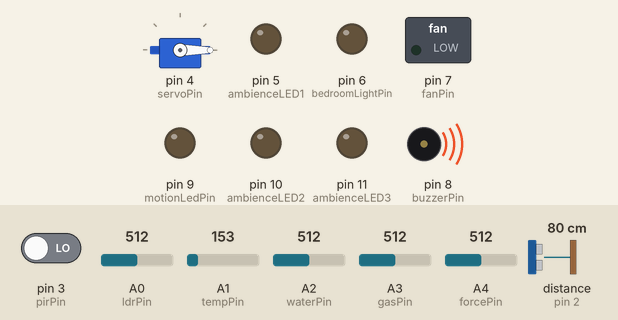
This sketch was run on a simulated Arduino Uno, built with avr-gcc and run on an emulated ATmega328P. Parts: servo, switched loads named in the sketch (green lamp = pin HIGH), output pins drawn as LEDs (lit = HIGH), buzzer (waves = sounding). Wiring (inferred from the names in the program): ultrasonic range finder: trigger pin 2; echo pin 2. Dashed ring = blinking. The inputs (shaded band) are chosen by the test bench; at power-on: A3 (gasPin) = 512, distance to the obstacle (sensor on pin 2) 80 cm, A1 (tempPin) = 153, pin 3 (pirPin) LOW, A0 (ldrPin) = 512, A2 (waterPin) = 512, A4 (forcePin) = 512. The echo pulse lasts 58.3 µs per cm; what the sketch prints to the serial monitor is not drawn.

Above: at 1.2 s.
1.3 s: A3 (gasPin) set to 589
4.3 s: A3 (gasPin) set to 612
At 4.5 s:
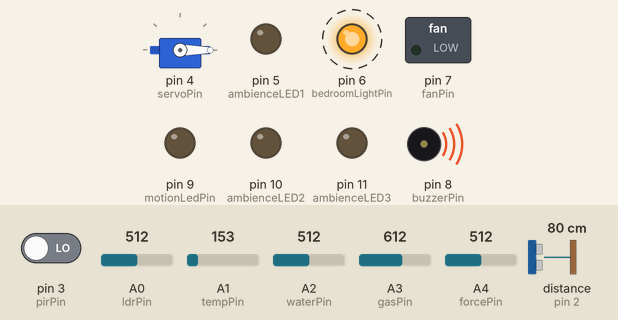
7.3 s: distance to the obstacle (sensor on pin 2) set to 23 cm
10.3 s: distance to the obstacle (sensor on pin 2) set to 19 cm
At 10.62 s:
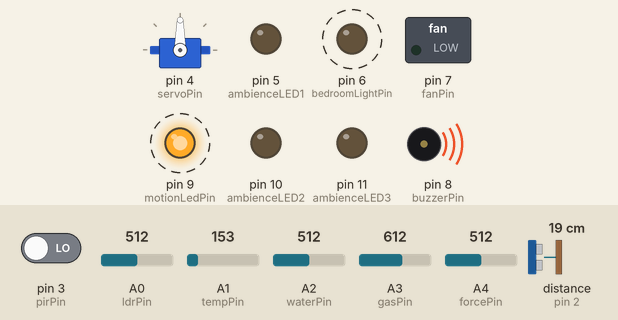
13.3 s: A1 (tempPin) set to 171
At 13.57 s:
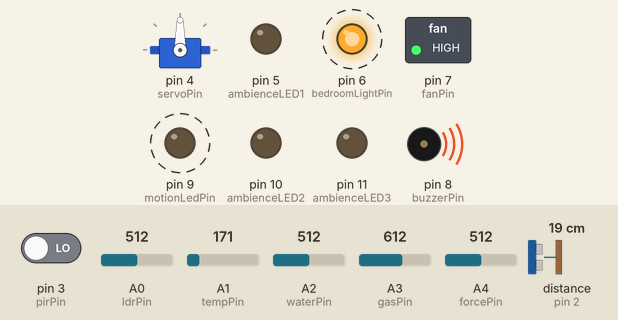
16.3 s: distance to the obstacle (sensor on pin 2) set to 120 cm
At 20.21 s:
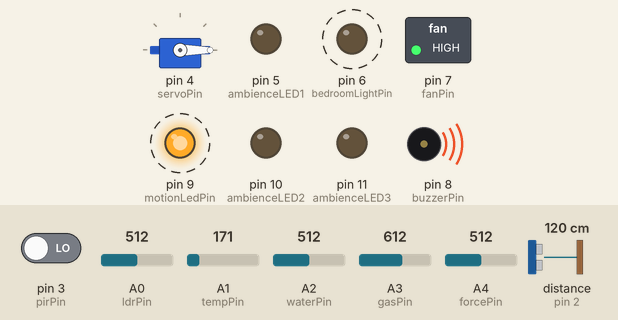
Timing chart, 0 to 20.3 s (numbered marks = the images above; inputs shaded):
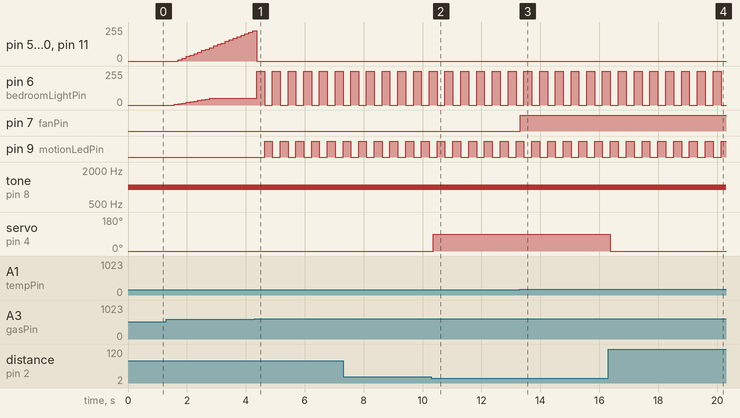

The sketch:

Hackathon_Circuit_breakers_final.ino
```cpp
#include <Servo.h>

// ========== PIN CONNECTIONS ==========

// Door and motion
const int pingPin = 2;
const int pirPin = 3;
const int servoPin = 4;

// Main outputs
const int bedroomLightPin = 6;
const int fanPin = 7;
const int buzzerPin = 8;
const int motionLedPin = 9;

// Three ambience LEDs: PWM pins
const int ambienceLED1 = 5;
const int ambienceLED2 = 10;
const int ambienceLED3 = 11;

// Analog sensors
const int ldrPin = A0;
const int tempPin = A1;
const int waterPin = A2;
const int gasPin = A3;
const int forcePin = A4;


// ========== THRESHOLDS ==========

const int lightThreshold = 500;
const int waterThreshold = 500;
const int gasThreshold = 600;
const int forceThreshold = 500;

const float fanOnTemperature = 30.0;
const float fanOffTemperature = 27.0;


// ========== TIME SETTINGS ==========

const unsigned long pressureTime = 1500;
const unsigned long clearTime = 1000;
const unsigned long blinkInterval = 180;
const unsigned long bedroomFadeInterval = 20;

const unsigned long ambienceFadeTime = 3000;
const unsigned long ambienceCycleTime = 6000;


// ========== VARIABLES ==========

Servo doorServo;

bool roomOccupied = false;
bool fanOn = false;
bool sleepMode = false;
bool pressureTiming = false;
bool emergencyBlink = false;
bool approachArmed = true;
bool previousSleepMode = false;

unsigned long pressureStartTime = 0;
unsigned long clearStartTime = 0;
unsigned long lastBlinkTime = 0;
unsigned long lastBedroomFadeTime = 0;
unsigned long sleepStartTime = 0;

int bedroomBrightness = 0;


// ========== SETUP ==========

void setup() {
  pinMode(pirPin, INPUT);

  pinMode(bedroomLightPin, OUTPUT);
  pinMode(fanPin, OUTPUT);
  pinMode(buzzerPin, OUTPUT);
  pinMode(motionLedPin, OUTPUT);

  pinMode(ambienceLED1, OUTPUT);
  pinMode(ambienceLED2, OUTPUT);
  pinMode(ambienceLED3, OUTPUT);

  doorServo.attach(servoPin);
  doorServo.write(0);

  Serial.begin(9600);
}


// ========== MAIN LOOP ==========

void loop() {
  unsigned long now = millis();


  // 1. AUTOMATIC DOOR USING PING))) SENSOR

  pinMode(pingPin, OUTPUT);

  digitalWrite(pingPin, LOW);
  delayMicroseconds(2);

  digitalWrite(pingPin, HIGH);
  delayMicroseconds(5);

  digitalWrite(pingPin, LOW);

  pinMode(pingPin, INPUT);

  long duration = pulseIn(pingPin, HIGH, 30000);
  int distance = duration * 0.034 / 2;

  bool personNear = (duration > 0 && distance < 20);

  if (personNear) {
    doorServo.write(90);
  } else {
    doorServo.write(0);
  }


  // 2. ROOM OCCUPANCY - OPTION A
  // Each new approach toggles the occupied state.

  if (personNear && approachArmed) {
    roomOccupied = !roomOccupied;
    approachArmed = false;
  }

  if (!personNear) {
    if (clearStartTime == 0) {
      clearStartTime = now;
    }

    if (now - clearStartTime >= clearTime) {
      approachArmed = true;
    }
  } else {
    clearStartTime = 0;
  }


  // 3. READ LDR

  int lightLevel = analogRead(ldrPin);

  // Assumes wiring:
  // 5V -> LDR -> A0 -> 10k resistor -> GND

  bool isDark = (lightLevel < lightThreshold);


  // 4. READ TEMPERATURE

  int tempReading = analogRead(tempPin);

  // TMP36 temperature conversion
  float voltage = tempReading * (5.0 / 1023.0);
  float temperatureC = (voltage - 0.5) * 100.0;


  // 5. FAN CONTROL
  // Fan requires room occupancy AND high temperature.

  if (!roomOccupied) {
    fanOn = false;
  } else {
    if (temperatureC > fanOnTemperature) {
      fanOn = true;
    }

    if (temperatureC < fanOffTemperature) {
      fanOn = false;
    }
  }

  digitalWrite(fanPin, fanOn ? HIGH : LOW);


  // 6. FORCE SENSOR - INDEPENDENT SLEEP MODE
  // Does NOT depend on roomOccupied or the door.

  int forceReading = analogRead(forcePin);

  // Assumes pressure increases the reading.
  bool bedPressed = (forceReading > forceThreshold);

  if (bedPressed) {

    if (!pressureTiming) {
      pressureStartTime = now;
      pressureTiming = true;
    }

    // Require continuous pressure for 1.5 seconds.
    if (now - pressureStartTime >= pressureTime) {
      sleepMode = true;
    }

  } else {
    pressureTiming = false;
    sleepMode = false;
  }


  // Start a fresh ambience cycle when Sleep Mode begins.

  if (sleepMode && !previousSleepMode) {
    sleepStartTime = now;
  }

  previousSleepMode = sleepMode;


  // 7. MOTION DETECTION

  bool motionDetected = (digitalRead(pirPin) == HIGH);


  // 8. WATER DETECTION

  int waterReading = analogRead(waterPin);

  // Assumes higher readings mean water is detected.
  bool waterDetected = (waterReading > waterThreshold);


  // 9. GAS DETECTION

  int gasReading = analogRead(gasPin);

  // Assumes higher readings mean gas is detected.
  bool gasDetected = (gasReading > gasThreshold);


  // 10. BEDROOM LIGHT CONTROL
  // Door approach OR darkness turns the light on.
  // Sleep Mode dims it.

  int targetBrightness;

  if (sleepMode) {
    targetBrightness = 51;  // About 20% brightness
  } else {
    targetBrightness = (personNear || isDark) ? 255 : 0;
  }

  if (now - lastBedroomFadeTime >= bedroomFadeInterval) {
    lastBedroomFadeTime = now;

    if (bedroomBrightness < targetBrightness) {
      bedroomBrightness += 5;

      if (bedroomBrightness > targetBrightness) {
        bedroomBrightness = targetBrightness;
      }

    } else if (bedroomBrightness > targetBrightness) {
      bedroomBrightness -= 5;

      if (bedroomBrightness < targetBrightness) {
        bedroomBrightness = targetBrightness;
      }
    }
  }


  // 11. AMBIENCE LEDS
  // Fade in for 3 seconds, then fade out for 3 seconds.
  // Controlled ONLY by the force sensor's Sleep Mode state.

  int ambienceBrightness = 0;

  if (sleepMode && !gasDetected) {

    unsigned long elapsed = now - sleepStartTime;
    unsigned long phase = elapsed % ambienceCycleTime;

    if (phase < ambienceFadeTime) {

      // Fade in
      ambienceBrightness =
          (phase * 255UL) / ambienceFadeTime;

    } else {

      // Fade out
      unsigned long fadeOutTime = phase - ambienceFadeTime;

      ambienceBrightness =
          255 - (fadeOutTime * 255UL) / ambienceFadeTime;
    }
  }

  analogWrite(ambienceLED1, ambienceBrightness);
  analogWrite(ambienceLED2, ambienceBrightness);
  analogWrite(ambienceLED3, ambienceBrightness);


  // 12. GAS EMERGENCY OVERRIDE
  // D6 and D9 flash alternately.

  if (gasDetected) {

    if (now - lastBlinkTime >= blinkInterval) {
      lastBlinkTime = now;
      emergencyBlink = !emergencyBlink;
    }

    digitalWrite(bedroomLightPin,
                 emergencyBlink ? HIGH : LOW);

    digitalWrite(motionLedPin,
                 emergencyBlink ? LOW : HIGH);

    // Emergency turns ambience LEDs off.
    analogWrite(ambienceLED1, 0);
    analogWrite(ambienceLED2, 0);
    analogWrite(ambienceLED3, 0);

  } else {

    // Restore normal bedroom-light brightness.
    analogWrite(bedroomLightPin, bedroomBrightness);

    // Motion-warning LED
    digitalWrite(motionLedPin,
                 motionDetected ? HIGH : LOW);

    emergencyBlink = false;
  }


  // 13. SHARED BUZZER
  // Gas, water, or motion activates the buzzer.

  if (gasDetected || waterDetected || motionDetected) {
    tone(buzzerPin, 1000);
  } else {
    noTone(buzzerPin);
  }


  // 14. SERIAL MONITOR

  Serial.print("Distance: ");
  Serial.print(distance);

  Serial.print(" cm | Occupied: ");
  Serial.print(roomOccupied ? "YES" : "NO");

  Serial.print(" | Fan: ");
  Serial.print(fanOn ? "ON" : "OFF");

  Serial.print(" | Light: ");
  Serial.print(lightLevel);

  Serial.print(" | Temperature: ");
  Serial.print(temperatureC);

  Serial.print(" C | Water: ");
  Serial.print(waterReading);

  Serial.print(" | Gas: ");
  Serial.print(gasReading);

  Serial.print(" | Force: ");
  Serial.print(forceReading);

  Serial.print(" | Sleep: ");
  Serial.println(sleepMode ? "ON" : "OFF");

  delay(20);
}
```

Measured:
- the behaviour switches between 600 and 601 on A3 (gasPin) (found by bisection; images 0 and 1)
- the behaviour switches between 21 and 20 cm on distance to the obstacle (sensor on pin 2) (found by bisection; images 1 and 2)
- the behaviour switches between 163 and 164 on A1 (tempPin) (found by bisection; images 2 and 3)
- after the input at 4.3 s, pin 6 (bedroomLightPin): alternates 255/255 for 0.27 s and 0/255 for 0.27 s, starting after 0.07 s; pin 9 (motionLedPin): alternates HIGH for 0.27 s and LOW for 0.27 s, starting after 0.34 s
- after the input at 10.3 s, servo on pin 4 (servoPin): 0° → 90° after 0.06 s
- after the input at 13.3 s, pin 7 (fanPin): LOW → HIGH at once
- after the input at 16.3 s, servo on pin 4 (servoPin): 90° → 0° after 0.08 s
